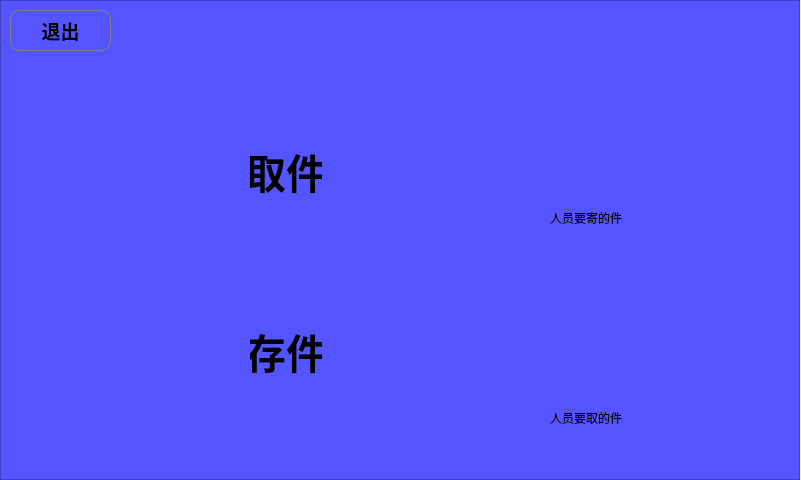
<?xml version="1.0" encoding="UTF-8"?>
<ui version="4.0">
 <class>deliveryman</class>
 <widget class="QWidget" name="deliveryman">
  <property name="geometry">
   <rect>
    <x>0</x>
    <y>0</y>
    <width>801</width>
    <height>480</height>
   </rect>
  </property>
  <property name="windowTitle">
   <string>Form</string>
  </property>
  <widget class="QFrame" name="frame">
   <property name="geometry">
    <rect>
     <x>0</x>
     <y>0</y>
     <width>800</width>
     <height>480</height>
    </rect>
   </property>
   <property name="styleSheet">
    <string notr="true">	background-color: rgb(85, 85, 255);
</string>
   </property>
   <property name="frameShape">
    <enum>QFrame::StyledPanel</enum>
   </property>
   <property name="frameShadow">
    <enum>QFrame::Raised</enum>
   </property>
   <widget class="QPushButton" name="pushButtonExit">
    <property name="geometry">
     <rect>
      <x>10</x>
      <y>10</y>
      <width>101</width>
      <height>41</height>
     </rect>
    </property>
    <property name="font">
     <font>
      <pointsize>14</pointsize>
      <weight>75</weight>
      <bold>true</bold>
     </font>
    </property>
    <property name="styleSheet">
     <string notr="true">QPushButton{
	background-color: rgb(85, 85, 255);
	border-radius: 10px;

border:1px solid gray;
	
}	


QPushButton:pressed  {
	border-style:inset;  
 
    /* 使文字有一点移动 */  
    padding-left:6px;  
    padding-top:6px;  

}</string>
    </property>
    <property name="text">
     <string>退出</string>
    </property>
    <property name="icon">
     <iconset resource="../icons.qrc">
      <normaloff>:/icons/back.png</normaloff>:/icons/back.png</iconset>
    </property>
   </widget>
   <widget class="QPushButton" name="pushButtonGet">
    <property name="geometry">
     <rect>
      <x>320</x>
      <y>60</y>
      <width>200</width>
      <height>180</height>
     </rect>
    </property>
    <property name="styleSheet">
     <string notr="true">QPushButton{

		background-color: rgb(85, 85, 255);
	border-radius: 10px;
	

}	


QPushButton:pressed  {
	border-style:inset;  
 
    /* 使文字有一点移动 */  
    padding-left:6px;  
    padding-top:6px;  

}</string>
    </property>
    <property name="text">
     <string/>
    </property>
    <property name="icon">
     <iconset resource="../icons.qrc">
      <normaloff>:/icons/qujian.png</normaloff>:/icons/qujian.png</iconset>
    </property>
    <property name="iconSize">
     <size>
      <width>200</width>
      <height>180</height>
     </size>
    </property>
   </widget>
   <widget class="QPushButton" name="pushButtonSave">
    <property name="geometry">
     <rect>
      <x>320</x>
      <y>250</y>
      <width>200</width>
      <height>180</height>
     </rect>
    </property>
    <property name="styleSheet">
     <string notr="true">
QPushButton{
		background-color: rgb(85, 85, 255);
	border-radius: 10px;
	

}	


QPushButton:pressed  {
	border-style:inset;  
 
    /* 使文字有一点移动 */  
    padding-left:6px;  
    padding-top:6px;  

}</string>
    </property>
    <property name="text">
     <string/>
    </property>
    <property name="icon">
     <iconset resource="../icons.qrc">
      <normaloff>:/icons/jicun.png</normaloff>:/icons/jicun.png</iconset>
    </property>
    <property name="iconSize">
     <size>
      <width>200</width>
      <height>180</height>
     </size>
    </property>
   </widget>
   <widget class="QLabel" name="label">
    <property name="geometry">
     <rect>
      <x>250</x>
      <y>90</y>
      <width>72</width>
      <height>161</height>
     </rect>
    </property>
    <property name="font">
     <font>
      <pointsize>31</pointsize>
      <weight>75</weight>
      <bold>true</bold>
     </font>
    </property>
    <property name="layoutDirection">
     <enum>Qt::LeftToRight</enum>
    </property>
    <property name="text">
     <string>取件</string>
    </property>
    <property name="alignment">
     <set>Qt::AlignCenter</set>
    </property>
   </widget>
   <widget class="QLabel" name="label_2">
    <property name="geometry">
     <rect>
      <x>250</x>
      <y>270</y>
      <width>72</width>
      <height>161</height>
     </rect>
    </property>
    <property name="font">
     <font>
      <pointsize>31</pointsize>
      <weight>75</weight>
      <bold>true</bold>
     </font>
    </property>
    <property name="layoutDirection">
     <enum>Qt::LeftToRight</enum>
    </property>
    <property name="text">
     <string>存件</string>
    </property>
    <property name="alignment">
     <set>Qt::AlignCenter</set>
    </property>
   </widget>
   <widget class="QPushButton" name="pushButton">
    <property name="geometry">
     <rect>
      <x>520</x>
      <y>200</y>
      <width>30</width>
      <height>30</height>
     </rect>
    </property>
    <property name="styleSheet">
     <string notr="true">border:0px;</string>
    </property>
    <property name="text">
     <string/>
    </property>
    <property name="icon">
     <iconset resource="../icons.qrc">
      <normaloff>:/icons/wenhao.png</normaloff>:/icons/wenhao.png</iconset>
    </property>
   </widget>
   <widget class="QPushButton" name="pushButton_2">
    <property name="geometry">
     <rect>
      <x>520</x>
      <y>400</y>
      <width>30</width>
      <height>30</height>
     </rect>
    </property>
    <property name="styleSheet">
     <string notr="true">border:0px;</string>
    </property>
    <property name="text">
     <string/>
    </property>
    <property name="icon">
     <iconset resource="../icons.qrc">
      <normaloff>:/icons/wenhao.png</normaloff>:/icons/wenhao.png</iconset>
    </property>
   </widget>
   <widget class="QLabel" name="label_3">
    <property name="geometry">
     <rect>
      <x>550</x>
      <y>210</y>
      <width>201</width>
      <height>16</height>
     </rect>
    </property>
    <property name="text">
     <string>人员要寄的件</string>
    </property>
   </widget>
   <widget class="QLabel" name="label_4">
    <property name="geometry">
     <rect>
      <x>550</x>
      <y>410</y>
      <width>201</width>
      <height>16</height>
     </rect>
    </property>
    <property name="text">
     <string>人员要取的件</string>
    </property>
   </widget>
  </widget>
 </widget>
 <resources>
  <include location="../icons.qrc"/>
 </resources>
 <connections/>
</ui>
